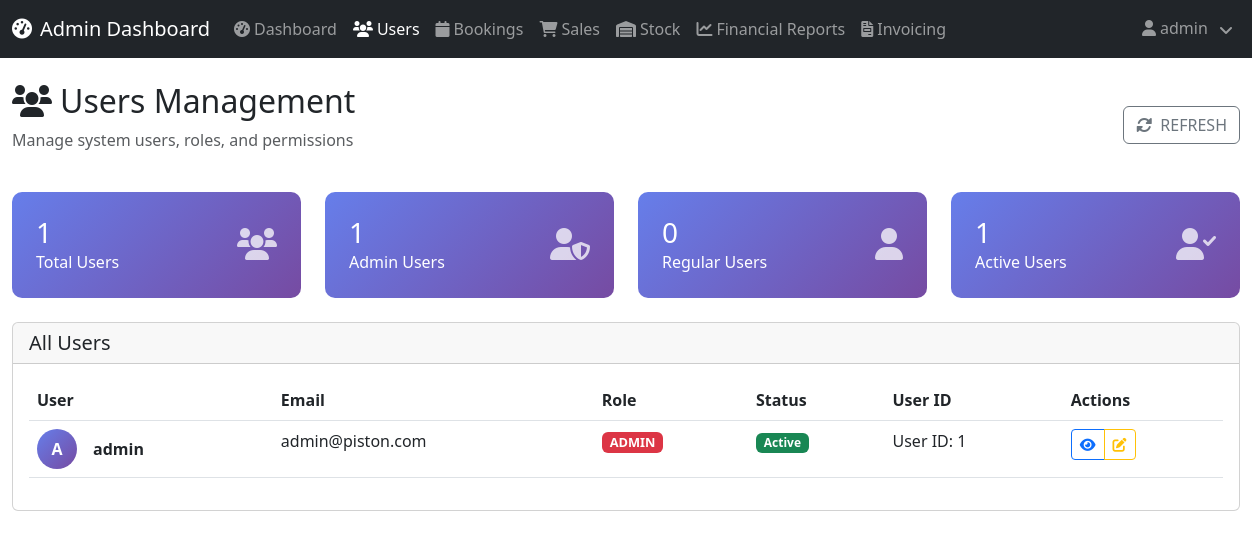
/admin/users (signed in), run on an earlier commit of the app's database.
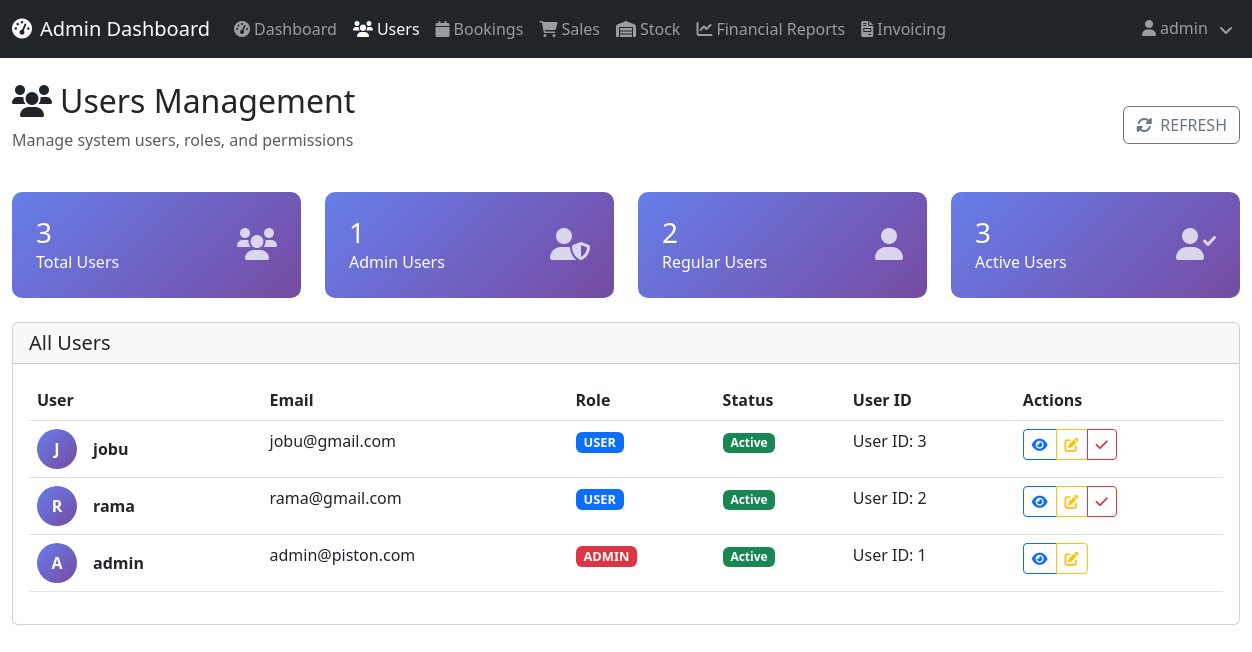
And on a later commit of the database.
### dbservice.py (models this page shows, shortened)
class User(db.Model):
    id = db.Column(db.Integer, primary_key=True)
    username = db.Column(db.String(20), unique=True, nullable=False)
    email = db.Column(db.String(120), unique=True, nullable=False)
    password = db.Column(db.String(255), nullable=False)
    role = db.Column(db.Enum(UserRole), default=UserRole.USER)

### main.py (the view)
@app.route('/admin/users')
@login_required(UserRole.ADMIN)
def admin_users():
    users = User.query.order_by(User.id.desc()).all()
    return render_template('admin_users.html', users=users)

### main.py (called while the page is built)
def login_required(role: UserRole | None = None):
    def decorator(view_func):
        @wraps(view_func)
        def wrapped(*args, **kwargs):
            username = session.get('username')
            if not username:
                flash('Please log in to continue.', 'warning')
                return redirect(url_for('login'))
            user = User.query.filter_by(username=username).first()
            if not user:
                session.pop('username', None)
                flash('Account not found. Please log in again.', 'warning')
                return redirect(url_for('login'))
            if role is not None and user.role != role:
                flash('Access denied. Insufficient permissions.', 'danger')
                return redirect(url_for('login'))
            return view_func(*args, **kwargs)
        return wrapped
    return decorator

### Templates/admin_users.html (shortened to what the changed rows need)
<!DOCTYPE html>
<html lang="en">
<head>
    <link href="https://cdn.jsdelivr.net/npm/bootstrap@5.3.0/dist/css/bootstrap.min.css" rel="stylesheet">
    <link href="https://cdnjs.cloudflare.com/ajax/libs/font-awesome/6.0.0/css/all.min.css" rel="stylesheet">
    <link href="{{ url_for('static', filename='css/style.css') }}" rel="stylesheet">
</head>
<body>
    <div class="container-fluid mt-4">
        <div class="row mb-4">
            <div class="col-12">
                <div class="d-flex justify-content-between align-items-center">
                    <div>
                        <h2><i class="fas fa-users me-2"></i>Users Management</h2>
                    </div>
                </div>
            </div>
        </div>
        <div class="row mb-4">
            <div class="col-md-3">
                <div class="stats-card">
                    <div class="d-flex justify-content-between align-items-center">
                        <div>
                            <h3 class="mb-0">{{ users|length }}</h3>
                            <p class="mb-0">Total Users</p>
                        </div>
                    </div>
                </div>
            </div>
            <div class="col-md-3">
                <div class="stats-card">
                    <div class="d-flex justify-content-between align-items-center">
                        <div>
                            <h3 class="mb-0">{{ users|selectattr('role.value', 'equalto', 'USER')|list|length }}</h3>
                            <p class="mb-0">Regular Users</p>
                        </div>
                    </div>
                </div>
            </div>
            <div class="col-md-3">
                <div class="stats-card">
                    <div class="d-flex justify-content-between align-items-center">
                        <div>
                            <h3 class="mb-0">{{ users|length }}</h3>
                            <p class="mb-0">Active Users</p>
                        </div>
                    </div>
                </div>
            </div>
        </div>
        <div class="card">
            <div class="card-body">
                <div class="table-responsive">
                    <table class="table table-hover">
                        <thead>
                            <tr>
                                <th>User</th>
                                <th>Email</th>
                                <th>Role</th>
                                <th>Status</th>
                                <th>User ID</th>
                                <th>Actions</th>
                            </tr>
                        </thead>
                        <tbody>
                            {% for user in users %}
                            <tr>
                                <td>
                                    <div class="d-flex align-items-center">
                                        <div class="user-avatar me-3">
                                            {{ user.username[0].upper() }}
                                        </div>
                                        <div>
                                            <strong>{{ user.username }}</strong>
                                        </div>
                                    </div>
                                </td>
                                <td>{{ user.email }}</td>
                                <td>
                                    <span class="badge role-badge {{ 'bg-danger' if user.role.value == 'ADMIN' else 'bg-primary' }}">
                                        {{ user.role.value }}
                                    </span>
                                </td>
                                <td>
                                    <span class="badge bg-success">
                                        Active
                                    </span>
                                </td>
                                <td>User ID: {{ user.id }}</td>
                                <td>
                                    <div class="btn-group">
                                        <button class="btn btn-sm btn-outline-primary" onclick="viewUser({{ user.id }})">
                                            <i class="fas fa-eye"></i>
                                        </button>
                                        <button class="btn btn-sm btn-outline-warning" onclick="editUser({{ user.id }})">
                                            <i class="fas fa-edit"></i>
                                        </button>
                                        {% if user.role.value != 'ADMIN' %}
                                        <button class="btn btn-sm btn-outline-danger" onclick="toggleUserStatus({{ user.id }})">
                                            <i class="fas fa-{{ 'ban' if user.is_active else 'check' }}"></i>
                                        </button>
                                        {% endif %}
                                    </div>
                                </td>
                            </tr>
                            {% endfor %}
                        </tbody>
                    </table>
                </div>
            </div>
        </div>
    </div>
</body>
</html>

What changed in the data, as far as the page shows it:
added User: username "J", username "jobu", email "jobu@gmail.com", role.value "USER", id "3"
added User: username "R", username "rama", email "rama@gmail.com", role.value "USER", id "2"
Also different on the page:
{{ users|length }}: "1" → "3"
{{ users|selectattr('role.value', 'equalto', 'USER')|list|length }}: "0" → "2"
